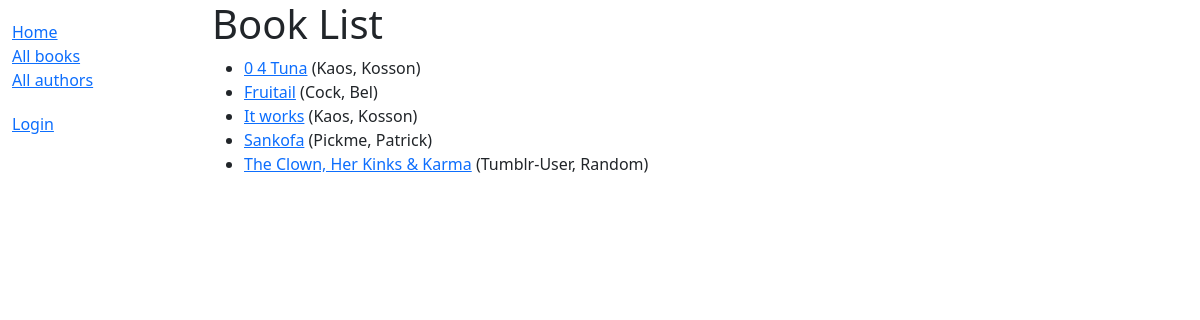
/catalog/books/, run on the app's committed database.
### catalog/models.py (models this page shows, shortened)
class Book(models.Model):
    title = models.CharField(max_length=200)
    author = models.ForeignKey('Author', on_delete=models.RESTRICT, null=True)
    summary = models.TextField(
        max_length=1000, help_text="Enter a brief description of the book")
    isbn = models.CharField('ISBN', max_length=13,
                            unique=True,
                            help_text='13 Character <a href=\
                                "https://www.isbn-international.org/content/what-isbn'
                                      '">ISBN number</a>')
    genre = models.ManyToManyField(
        Genre, help_text="Select a genre for this book")
    def get_absolute_url(self):
        return reverse('book-detail', args=[str(self.id)])
    def display_genre(self):
        """Create a string for the Genre. This is required to display genre in Admin."""
        return ', '.join(genre.name for genre in self.genre.all()[:3])
    display_genre.short_description = 'Genre'

class Author(models.Model):
    first_name = models.CharField(max_length=100)
    last_name = models.CharField(max_length=100)
    date_of_birth = models.DateField(null=True, blank=True)
    date_of_death = models.DateField('died', null=True, blank=True)
    def __str__(self):
        return f'{self.last_name}, {self.first_name}'
    class Meta:
        ordering = ['last_name', 'first_name']

### catalog/views.py (the view)
# urls.py: path('books/',  views.BookListView.as_view(), name ='books'), #view is implemented as a class. This is the recommended way to implement views in Django.
class BookListView(generic.ListView):
    model = Book
    paginate_by = 10
    context_object_name = 'book_list'   # template variable that will represent the list of books in the template file book_list.html
    def get_queryset(self):
        return Book.objects.all().order_by('title')
    template_name = 'book_list.html'  # the template name/location

### catalog/templates/catalog/book_list.html
{% extends "base_generic.html" %} {% block content %}
<h1>Book List</h1>
{% if book_list %}
<ul>
  {% for book in book_list %}
  <li>
    <a href="{{ book.get_absolute_url }}">{{ book.title }}</a>
    ({{book.author}})
  </li>
  {% endfor %}
</ul>
{% else %}
<p>There are no books in the library.</p>
{% endif %} {% endblock %}

### data on the page
Book: title "0 4 Tuna", author "Kaos, Kosson"
Book: title "Fruitail", author "Cock, Bel"
Book: title "It works", author "Kaos, Kosson"
Book: title "Sankofa", author "Pickme, Patrick"
Book: title "The Clown, Her Kinks & Karma", author "Tumblr-User, Random"
